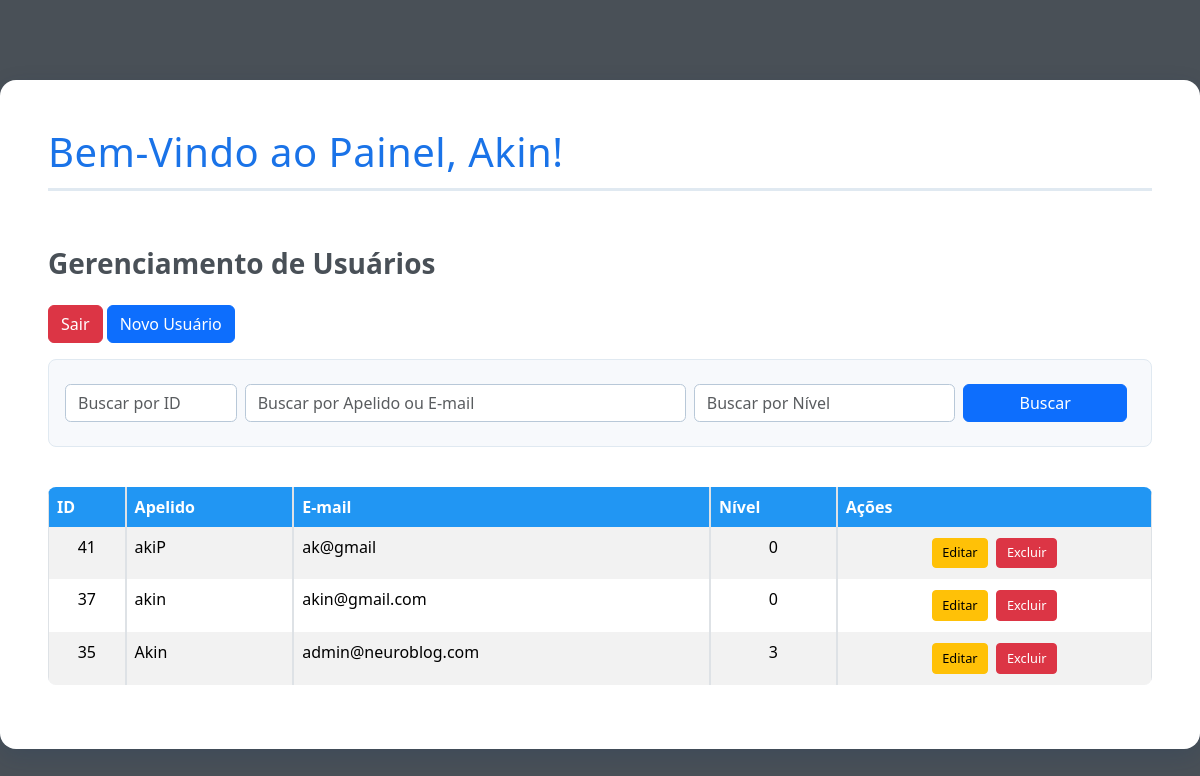
/NeuroBlogs/painel.php (signed in), run on an earlier commit of the app's database.
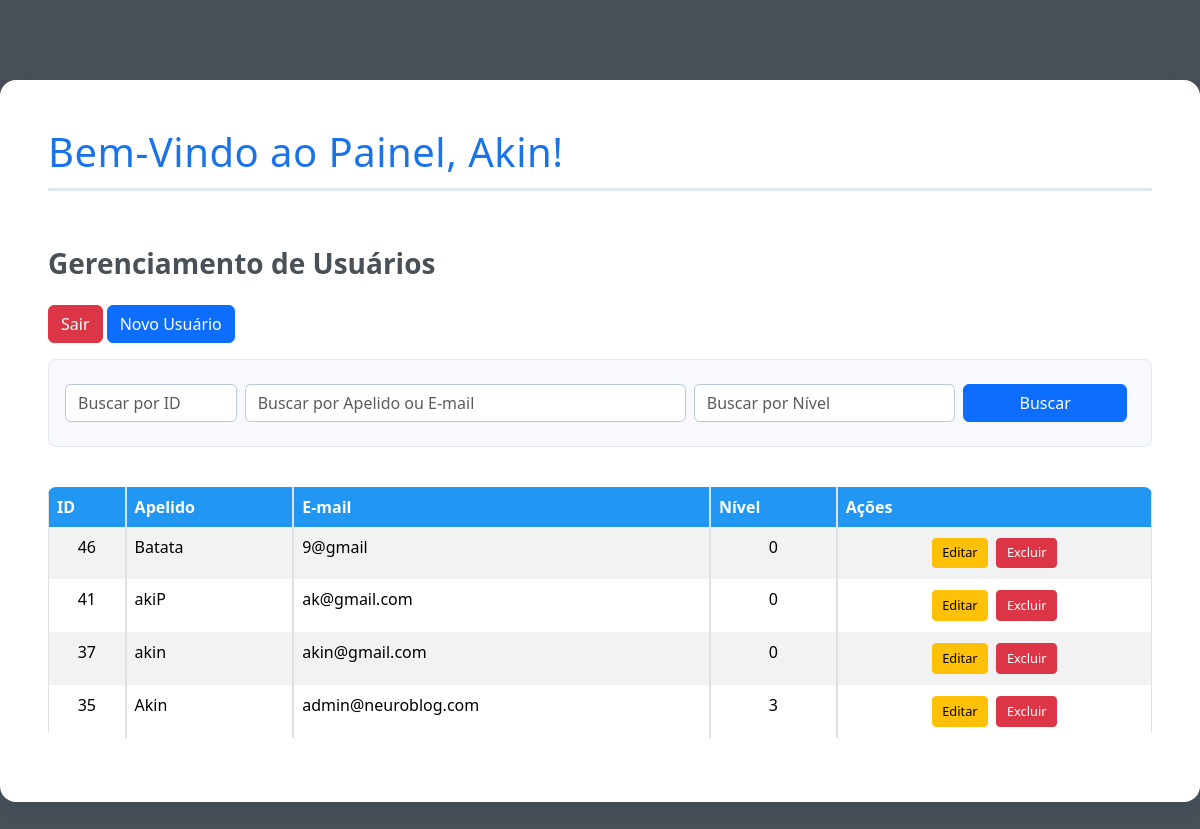
And on a later commit of the database.
### tables this page shows
CREATE TABLE `usuarios` (
  `id` int(10) NOT NULL,
  `email` varchar(100) NOT NULL,
  `senha` varchar(100) NOT NULL,
  `apelido` varchar(50) NOT NULL,
  `nivel` int(1) NOT NULL
);

### NeuroBlogs/painel.php (the view, shortened to what this page needs)
<?php
include "conexao.php";
$search_id = isset($_GET['search_id']) ? mysqli_real_escape_string($conn, trim($_GET['search_id'])) : '';
$search_text = isset($_GET['search_text']) ? mysqli_real_escape_string($conn, trim($_GET['search_text'])) : '';
$search_nivel = isset($_GET['search_nivel']) ? mysqli_real_escape_string($conn, trim($_GET['search_nivel'])) : '';
$sql = "SELECT id, apelido, email, nivel FROM usuarios";
$sql .= " ORDER BY id DESC";
$resultado = mysqli_query($conn, $sql);
?>
<!doctype html>
<html lang="pt-br">
  <head>
    <link href="https://cdn.jsdelivr.net/npm/bootstrap@5.3.6/dist/css/bootstrap.min.css" rel="stylesheet">
    <link rel="stylesheet" href="painel.css">
  </head>
  <body class="conteiner py-5">
    <div class="container">
        <h1>Bem-Vindo ao Painel, <?= $_SESSION['usuario' ]?>!</h1><br>
        <h3>Gerenciamento de Usuários</h3>
        <div class="d-flex justify-content-between mb-3">
            <div>
                <a href="logout.php" class="btn btn-danger">Sair</a>
                <a href="registrar.php" class="btn btn-primary">Novo Usuário</a>
            </div>
        </div>
        <form id="search-form" method="GET" class="mb-4">
            <div class="row g-2">
                <div class="col-md-2">
                    <input type="text" name="search_id" id="search-id-input" class="form-control" placeholder="Buscar por ID"
                           value="<?= htmlspecialchars($search_id) ?>">
                </div>
                <div class="col-md-5">
                    <input type="text" name="search_text" id="search-text-input" class="form-control" placeholder="Buscar por Apelido ou E-mail"
                           value="<?= htmlspecialchars($search_text) ?>">
                </div>
                <div class="col-md-3">
                    <input type="text" name="search_nivel" id="search-nivel-input" class="form-control" placeholder="Buscar por Nível"
                           value="<?= htmlspecialchars($search_nivel) ?>">
                </div>
                <div class="col-md-2 d-flex">
                    <button type="submit" class="btn btn-primary w-100 me-2">Buscar</button>
                </div>
            </div>
        </form>
        <table class="table table-striped table-bordered">
            <thead>
                <tr><th>ID</th><th>Apelido</th><th>E-mail</th><th>Nível</th><th>Ações</th></tr>
            </thead>
            <tbody>
            <?php
            if (mysqli_num_rows($resultado) > 0) {
                while ($linha = mysqli_fetch_assoc($resultado)) {
                    echo "<tr>
                            <td>{$linha['id']}</td>
                            <td>{$linha['apelido']}</td>
                            <td>{$linha['email']}</td>
                            <td>{$linha['nivel']}</td>
                            <td>
                              <a href='editar.php?id={$linha['id']}' class='btn btn-warning btn-sm'>Editar</a>
                              <a href='excluir.php?id={$linha['id']}' class='btn btn-danger btn-sm'
                                onclick=\"return confirm('ATENÇÃO: Tem certeza que deseja excluir o usuário {$linha['apelido']}? Esta ação é IRREVERSÍVEL!');\">Excluir</a>
                            </td>
                          </tr>";
                }
            }
            ?>
            </tbody>
        </table>
    </div>
  </body>
</html>

### NeuroBlogs/painel.css (style rules this page uses)
body { background-color: #495057; min-height: 100vh; color: #060607; }
.container { max-width: 1200px; padding: 3rem; background-color: #ffffff; box-shadow: 0 0.5rem 1.5rem rgba(0, 50, 100, 0.15); border-radius: 1rem; margin-top: 2rem; margin-bottom: 2rem; }
h1 { font-weight: 400; color: #1a73e8; border-bottom: 3px solid #e0e9f1; padding-bottom: 0.75rem; margin-bottom: 2rem; letter-spacing: 0.5px; }
h3 { font-weight: 600; color: #495057; margin-bottom: 1.5rem; }
#search-form { padding: 1.5rem 1rem; background-color: #f7f9fc; border-radius: 0.5rem; margin-bottom: 2.5rem !important; border: 1px solid #e0e9f1; }
.form-control { border-radius: 0.35rem; border: 1px solid #b8c8d8; }
.table { margin-top: 1rem; border-collapse: separate; border-spacing: 0; border-radius: 0.5rem; overflow: hidden; }
.table thead th { background-color: #2196f3; color: white; font-weight: 700; vertical-align: middle; }
.table-striped > tbody > tr:nth-of-type(odd) { background-color: #f7f9fc; }
.table tbody td:nth-child(1), .table tbody td:nth-child(4) { text-align: center; }
.table tbody td:last-child { text-align: center; white-space: nowrap; }
.table .btn-sm { padding: 0.3rem 0.6rem; font-size: 0.8rem; margin: 3px 2px; }

What changed in the data, as far as the page shows it:
added usuarios: id "46", apelido "Batata", email "9@gmail", nivel "0"
changed usuarios "akiP": email "ak@gmail" → "ak@gmail.com"
